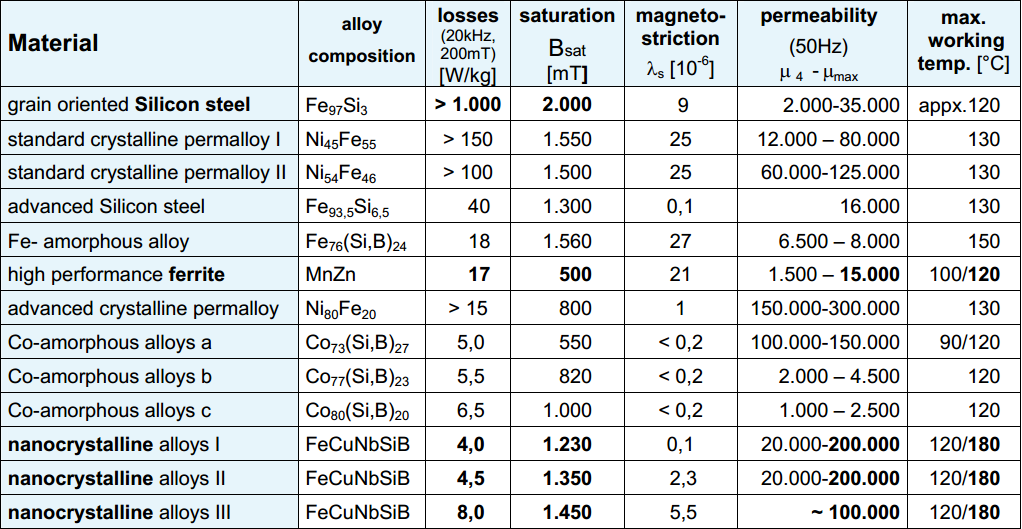
%> input picture XRAY/Mesut/core_properties.png, 1022 x 529 px
$ octave transformer_design.m   (GNU Octave 9; MATLAB toolbox functions it lacks are replaced by stand-ins)
%> lines starting %> are read from the running program, lines starting %| are printed output that depends on the picture
%% EE564 - Design of Electrical Machines
%% Project-1: Transformer Design for X-Rays
%% Name: Mesut Uður
%% ID: 1626753
%% INTRODUCTION
% In this project, we are asked to design a high frequency, high voltage
% transformer for an X-Ray generator. X-ray devices are commonly used by
% radiographers
% to acquire an x-ray image of the inside of an object (as in medicine or
% non-destructive testing) but they are also used in sterilization or
% fluorescence [1]. An x-ray generator is composed of a main circuit and
% a filament circuit [2,3]. The main circuit is responsible for supplying
% power to the x-ray tube.
%%
% For the ionisation in the x-ray tube, high voltage is
% required. The voltage boost operation is achieved via a high frequency
% transformer (along with a DC/AC converter in the front and an AC/DC
% converter at the end). A high frequency transformer is preferred to
% reduce the size. In this project, design of a high frequency (100 kHz)
% transformer for a 30 kW X-ray generator is achieved.
%%
% This report is composed of the following sections:
%
% # Project specifications are given
% # Core type and material selection is done
% # Operating conditions (flux density etc.) are selected
% # For two sets of cores, basic design is achieved for comparison
% # The core is selected and the design for the selected core is achieved
% # The following results are obtained: Turn numbers, Transformer geometry
% and fill factor, Corrected flux density, Losses and efficiency, Mass and
% insulation, Temperature rise and cooling, Parasitic effects, Resultant
% equivalent circuit,
% # The design is evaluated and the design work is concluded
% # References are provided
%

%% PROJECT SPECIFICATIONS
% The x-ray generator transformer to be designed has the following
% specifications:
%%
% Single-phase, high frequency, high voltage
%%
% Primary Winding Voltage ± 417 V (peak to peak 834 V for pulsing)
%%
% Secondary Winding Voltage ± 12.5 kV (peak to peak 25 kV for pulsing)
%%
% Rated Power 30 kW (for maximum 100 millisecond)
%%
% Switching Frequency Minimum 100 kHz
%%
% Ambient Temperature 0-40 °C
%% DESIGN INPUTS
Vin_peak = 417; % volts
Vpri_peak = Vin_peak*4/pi; % volts
Vpri_rms = Vpri_peak/sqrt(2); % volts
Vout_peak = 12500; % volts
Vsec_peak = Vout_peak*4/pi; % volts
Vsec_rms = Vsec_peak/sqrt(2); % volts
Pout = 30000;  % watts
Ipri_rms = Pout/Vpri_rms; % amps
Isec_rms = Pout/Vsec_rms; % amps

%% CORE TYE AND MATERIAL SELECTION
% Usually, there are two types of transformers: Core type and Shell type.
% In high frequency applications as the flux is divided in the outer limbs
% so that core loss is reduced. Commonly double E (or EE) type cores are
% preferred. In this project, the first design is based on this type of
% cores.
%%
% As the core material, ferrite core is a common choice for high frequency
% applications, as they offer very low coercivity and hence hysteresis loss
% (and core loss) is low. Moreover, they do not need a laminated structure
% as their eddy current loss is relatively low [4].
%%
% For frequencies between 10 kHz and 3 MHz, manganeze-zinc ferrite cores
% are suggested whereas for
% frequencies between above 3 MHz, nickel-zinc ferrites are commonly used.
% The disadvantage of using a ferrite core is basically low saturation flux
% density (usually 500 mT max), however they offer a cheaper solution with
% relatively low core losses. Another candidate for a high frequency
% transformer is nanocrystalline core. They have high saturation flux
% density (usually above 2 Tesla), low core loss (comparable to ferrite
% cores). On the other hand, they are relatively expensive [5]. Properties of
% several cores are shown in the Figure below [6]:

I = imread('core_properties.png');
%> I is the input picture: size 529x1022x3 uint8; mean R, G, B 216.3, 221.2, 223.4
figure;
imshow(I);
title('Types of cores and their properties','FontSize',18,'FontWeight','Bold');

%%
% In this project, nickel-zinc ferrite core is selected from MAGNETICS with
% EE geometry [7]. U type cores are also included in the iterative core design
% procedure.

%%
% As the core material (apart from being ferrite), Magnetics
% offer several types [7,8]: J, W, F, L, P, R and T material. In common
% mode chokes, J and W materials are suggested whereas in power
% transformers for converters and inverters, F,L, P, R, T materials are
% suggested. The basic properties are higher permeability, lower loss at
% high temperatures etc. The P material is selected due to its higher
% permeability and higher saturation flux density.

%% OPERATING CONDITIONS
% First of all, the selectec core material has the following properties:
%%
% Inital permeability (relative): 2500
% Saturation flux density: 480 mT
% Curie temperature: 210 0C

%%
% The selected operating conditions are:
%%
% Efficiency at rated conditions: % 98
%%
% Operating maximum flux density: 0.3 Tesla
%%
% Operating frequency: 100 kHz
%%
% Fill factor (max): 0.5
%%
% Operating temperatýre (max): 60 0C

%% DESIGN PROCEDURE
% This part of the report describes how the design procedure is followed
% by using several different cores among which the most suitable will be
% selected.
%% Core Data-1
% The first set of the cores is composed of E cores data of which are shown
% below [7]:
elements = 17;
core = 1:17;
core_length = [76.7,98.4,97,67.1,97,145,77,88.9,124,123,107,110,147,149,137,184,274]; %mm
core_area = [127,107,178,177,233,236,149,234,353,420,337,248,540,683,368,392,738]; %mm^2
core_volume = [9780,10500,17300,11900,22700,34200,11500,20800,44000,52000,36000,27200,79000,102000,50300,72300,202000]; %mm^3
area_product = [1.26,1.65,3.55,1.36,4.22,6.36,1.88,3.3,9.78,12.1,6.98,5.74,23.5,23.3,15,31.6,90.6]*1e4; %mm^4
core_weight = [49,52,87,60,114,164,57,103,212,255,179,135,410,495,250,357,980]; %grams
window_area = area_product./core_area; % mm^2
%%
% Operating point
flux_density = 0.3; % Tesla
flux = flux_density*core_area/1e6; % Weber
frequency = 100e3; % Hz
%% Number of Turns
% Calculation of number of turns from induced voltage
Npri = round(Vpri_rms./(4.44*frequency*flux));
Nsec = round(Vsec_rms./(4.44*frequency*flux));
%% Selection of wire
%%
% From the AWG wire table, the most suitable conductor is selected by the
% frequency limitation due to skin effect. The table is shown in the
% following figure [9].
I = imread('awg_wire.png');
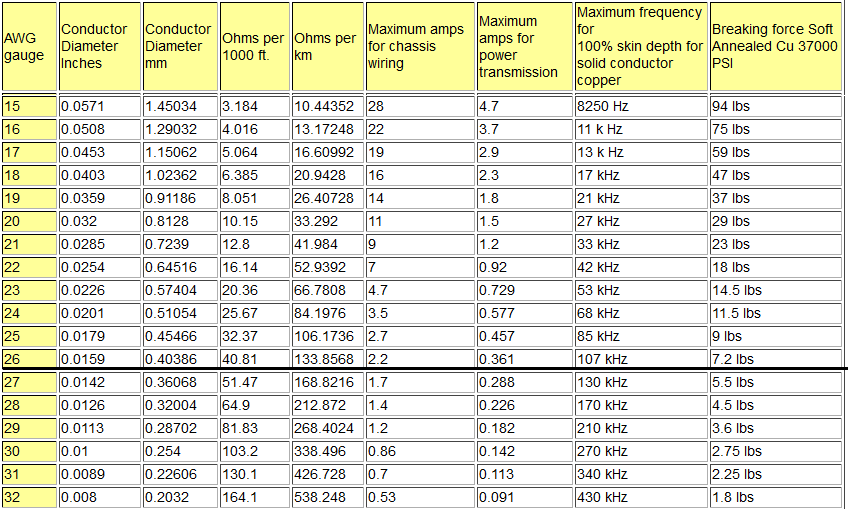
%> input picture XRAY/Mesut/awg_wire.png, 848 x 512 px
%> I is the input picture: size 512x848x3 uint8; mean R, G, B 228.3, 228.2, 208.9
figure;
imshow(I);
title('AWG Wire Table','FontSize',18,'FontWeight','Bold');
%%
% The selected conductor properties are given as folloing:
conductor_diameter = 0.40386; % mm
conductor_area = (conductor_diameter/2)^2*pi; % mm^2
ohms_per_km = 133.8568; % ohm/km
current_rating = 0.361; % Amps
%%
% By using the required current information, the required number of strands
% on each side are calculated by:
strand_primary = ceil(Ipri_rms/current_rating);
strand_secondary = ceil(Isec_rms/current_rating);
%% Fill Factor
% Fill factor is calculated without considering the insulation of wires
area_pri_winding = Npri*strand_primary*conductor_area; % mm^2
area_sec_winding = Nsec*strand_secondary*conductor_area; % mm^2
fill_factor = (area_pri_winding + area_sec_winding)./window_area;
%% Windings Resistances
% Mean length per turn is approximately calculated assuming the core is
% square shaped as:
mean_length_turn = 4*sqrt(core_area)*1.2/10; % cm
% The total length and resiatance of each winding:
length_pri = Npri.*mean_length_turn; % cm
ohms_km_pri = ohms_per_km/strand_primary;
resistance_pri = ohms_km_pri*length_pri/1000; % ohms
length_sec = Nsec.*mean_length_turn; % cm
ohms_km_sec = ohms_per_km/strand_secondary;
resistance_sec = ohms_km_sec*length_sec/1000; % ohms
%% Copper Loss
copper_loss_pri = Ipri_rms^2*resistance_pri;
copper_loss_sec = Isec_rms^2*resistance_sec;
copper_loss = copper_loss_pri+copper_loss_sec;
%% Core Loss
% Core loss is calculated by using the curve fitting equation provided by
% Magnetics catalog as (P material @80 Cdegrees)[10]:
a = 0.0434;
c = 1.63;
d = 2.62;
f = 100; % kHz
%%
% Core loss is calculated for the harmonic components up to 31st along with
% the fundamantal (100 kHz) component.
harmonic = 1:2:31;
total = numel(harmonic);
%%
% The RMS voltage at each harmonic component is calculated by using the
% harmonic spectrum of a square wave:
voltage_rms = (4/pi)*(1/sqrt(2))*Vin_peak./harmonic;
%%
% For each core in the set, each harmonic component of core loss is
% calculated and then summed. Flux density is found by using the RMS
% voltage and turn number information.
core_harmonic_loss = zeros(elements,total);
core_loss = zeros(1,elements);
for l = 1:elements
    for k = 1:total
        flux_density_harmonic = voltage_rms(k)/(4.44*Npri(l)*frequency*harmonic(k)*core_area(l)/1e6);
        PL_h = a*(f*harmonic(k))^c*(flux_density_harmonic*10)^d;
        core_harmonic_loss(l,k) = PL_h*core_volume(l)/1e6;
    end
    core_loss(1,l) = sum(core_harmonic_loss(l,:));
end
%% Total Loss
total_loss = copper_loss + core_loss;
%% Efficiency
efficiency = Pout./(total_loss+Pout);
%%
% The efficiency data is stored for further comparison
efficiency1 = efficiency;


%% Results for the 1st Set of Cores
% Primary turn number, secondary turn number and fill factor

figure;
subplot(3,1,1);
plot(core,Npri,'k- ','Linewidth',1.5);
grid on;
set(gca,'FontSize',12);
xlabel('Core','FontSize',10,'FontWeight','Bold');
ylabel('Primary Turn Number','FontSize',10,'FontWeight','Bold');
ylim([0 20]);
set(gca,'YTick',0:4:20);
subplot(3,1,2);
plot(core,Nsec,'k- ','Linewidth',1.5);
grid on;
set(gca,'FontSize',12);
xlabel('Core','FontSize',10,'FontWeight','Bold');
ylabel('Secondary Turn Number','FontSize',10,'FontWeight','Bold');
ylim([0 600]);
set(gca,'YTick',0:120:600);
subplot(3,1,3);
plot(core,fill_factor,'k- ','Linewidth',1.5);
grid on;
set(gca,'FontSize',12);
xlabel('Core','FontSize',10,'FontWeight','Bold');
ylabel('Fill Factor','FontSize',10,'FontWeight','Bold');
ylim([0 1]);
set(gca,'YTick',0:0.2:1);

%%
% Primary resiatance, secondary resistance
figure;
subplot(2,1,1);
plot(core,resistance_pri,'k- ','Linewidth',1.5);
grid on;
set(gca,'FontSize',12);
xlabel('Core','FontSize',10,'FontWeight','Bold');
ylabel('Primary Resistance (Ohms)','FontSize',10,'FontWeight','Bold');
subplot(2,1,2);
plot(core,resistance_sec,'k- ','Linewidth',1.5);
grid on;
set(gca,'FontSize',12);
xlabel('Core','FontSize',10,'FontWeight','Bold');
ylabel('Secondary Resistance (Ohms)','FontSize',10,'FontWeight','Bold');
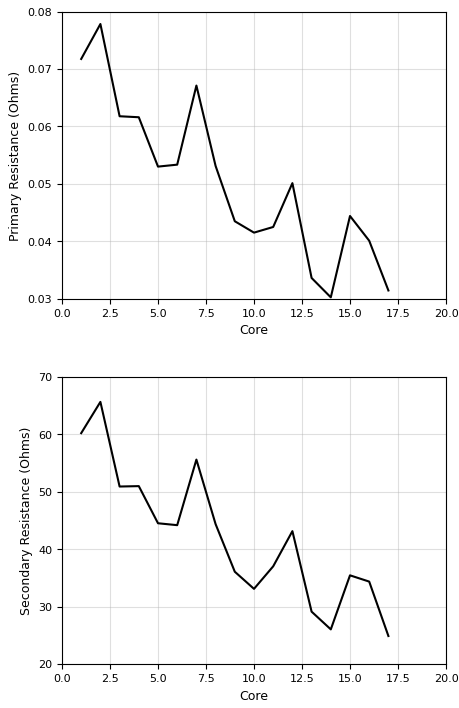
%> figure redrawn from the program's plot data, 2 panels; panel 1: curve peaks at x = 2, y = 0.0778; panel 2: curve peaks at x = 2, y = 65.63

%%
% Copper loss, core loss
figure;
subplot(2,1,1);
plot(core,copper_loss,'k- ','Linewidth',1.5);
grid on;
set(gca,'FontSize',12);
xlabel('Core','FontSize',10,'FontWeight','Bold');
ylabel('Copper Loss (W)','FontSize',10,'FontWeight','Bold');
subplot(2,1,2);
plot(core,core_loss,'k- ','Linewidth',1.5);
grid on;
set(gca,'FontSize',12);
xlabel('Core','FontSize',10,'FontWeight','Bold');
ylabel('Core Loss (W)','FontSize',10,'FontWeight','Bold');

%%
% Total loss, efficiency
figure;
subplot(2,1,1);
plot(core,total_loss,'k- ','Linewidth',1.5);
grid on;
set(gca,'FontSize',12);
xlabel('Core','FontSize',10,'FontWeight','Bold');
ylabel('Total Loss (W)','FontSize',10,'FontWeight','Bold');
subplot(2,1,2);
plot(core,100*efficiency,'k- ','Linewidth',1.5);
grid on;
set(gca,'FontSize',12);
xlabel('Core','FontSize',10,'FontWeight','Bold');
ylabel('Efficiency (%)','FontSize',10,'FontWeight','Bold');
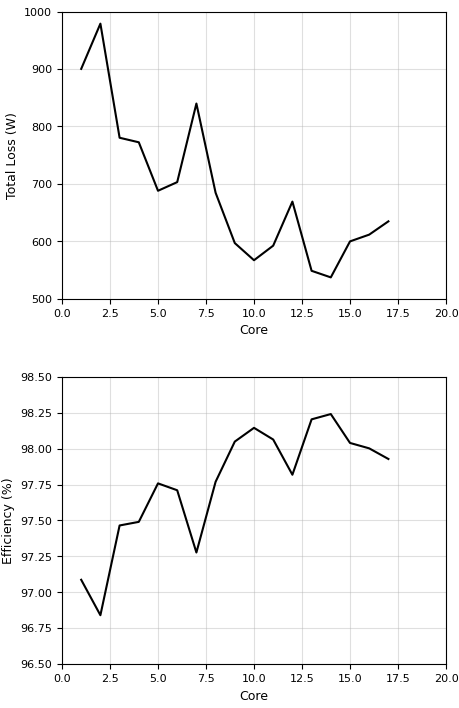
%> figure redrawn from the program's plot data, 2 panels; panel 1: curve peaks at x = 2, y = 979; panel 2: curve peaks at x = 14, y = 98.24

%%
% Losses alltogether
figure;
plot(core,core_loss,'k-o','Linewidth',1.5);
hold on;
plot(core,copper_loss,'r-o','Linewidth',1.5);
hold on;
plot(core,total_loss,'b-o','Linewidth',1.5);
hold off;
grid on;
set(gca,'FontSize',12);
xlabel('Core','FontSize',10,'FontWeight','Bold');
ylabel('Loss (W)','FontSize',10,'FontWeight','Bold');
legend('Core Loss','Copper Loss','Total Loss');
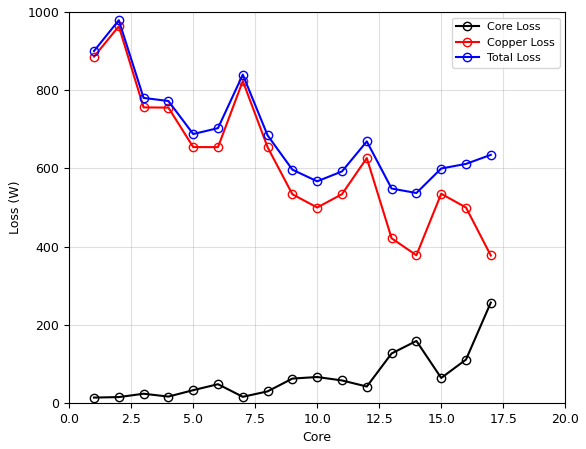
%> figure redrawn from the program's plot data; curve peaks at x = 17, y = 257.3; curve peaks at x = 2, y = 963.4; curve peaks at x = 2, y = 979

%% Observations From the Results of the 1st Core Set (EE)
%%
% First of all, a fill factor above 50% is not feasible since the
% insulation of wires have not been considered yet. This requires
% relatively low number of turns and wider core window. In other words, a
% core with a larger area and window area at the same time. Among the
% alternatives, 16th and 17th cores are suitable. In terms of efficiency,
% the selected 98% limit is obtained for cores 9th to 17th among which 13th
% and 14th has the best performance. However, efficiency is not as an
% important constraint as fill factor as the transformer is to be operated
% in short times, core number 17 is selected among the first set.

clearvars -EXCEPT efficiency1
%% Core Data-2
% The second set of the cores is composed of I cores data of which
% are shown below [7]:
elements = 14;
core = 1:elements;
core_length = [29.2,24.6,95.8,68.9,83.4,64.3,83.4,353,257,354,353,480,308,245]; %mm
core_area = [12,11.5,39.7,80,40.4,40.3,80.8,452,450,840,905,560,645,645]; %mm^2
core_volume = [350,283,4130,4170,3370,2590,6740,160000,115000,297000,319000,268800,199000,158000]; %mm^3
area_product = [0.02,0.01,0.63,0.78,0.57,0.32,1.13,91.4,45.8,173,185,286,121,60.7]*1e4; %mm^4
core_weight = [1.8,1.5,19,29,17,13,34,800,600,1490,1600,1360,988,784]; %grams
window_area = area_product./core_area;
%%
% Reassignment of known variables
%%
% Inputs
Vin_peak = 417; % volts
Vpri_peak = Vin_peak*4/pi; % volts
Vpri_rms = Vpri_peak/sqrt(2); % volts
Vout_peak = 12500; % volts
Vsec_peak = Vout_peak*4/pi; % volts
Vsec_rms = Vsec_peak/sqrt(2); % volts
Pout = 30000;  % watts
Ipri_rms = Pout/Vpri_rms; % amps
Isec_rms = Pout/Vsec_rms; % amps
%%
% Operating point
flux_density = 0.3; % Tesla
flux = flux_density*core_area/1e6; % Weber
frequency = 100e3; % Hz
%% Number of Turns
% Calculation of number of turns from induced voltage
Npri = round(Vpri_rms./(4.44*frequency*flux));
Nsec = round(Vsec_rms./(4.44*frequency*flux));
%% Conductor
conductor_diameter = 0.40386; % mm
conductor_area = (conductor_diameter/2)^2*pi; % mm^2
ohms_per_km = 133.8568; % ohm/km
current_rating = 0.361; % Amps
%%
% By using the required current information, the required number of strands
% on each side are calculated by:
strand_primary = ceil(Ipri_rms/current_rating);
strand_secondary = ceil(Isec_rms/current_rating);
%% Fill Factor
area_pri_winding = Npri*strand_primary*conductor_area; % mm^2
area_sec_winding = Nsec*strand_secondary*conductor_area; % mm^2
fill_factor = (area_pri_winding + area_sec_winding)./window_area;
%% Windings Resistances
mean_length_turn = 4*sqrt(core_area)*1.2/10; % cm
length_pri = Npri.*mean_length_turn; % cm
ohms_km_pri = ohms_per_km/strand_primary;
resistance_pri = ohms_km_pri*length_pri/1000; % ohms
length_sec = Nsec.*mean_length_turn; % cm
ohms_km_sec = ohms_per_km/strand_secondary;
resistance_sec = ohms_km_sec*length_sec/1000; % ohms
%% Copper Loss
copper_loss_pri = Ipri_rms^2*resistance_pri;
copper_loss_sec = Isec_rms^2*resistance_sec;
copper_loss = copper_loss_pri+copper_loss_sec;
%% Core Loss
a = 0.0434;
c = 1.63;
d = 2.62;
f = 100; % kHz
harmonic = 1:2:31;
total = numel(harmonic);
voltage_rms = (4/pi)*(1/sqrt(2))*Vin_peak./harmonic;
core_harmonic_loss = zeros(elements,total);
core_loss = zeros(1,elements);
for l = 1:elements
    for k = 1:total
        flux_density_harmonic = voltage_rms(k)/(4.44*Npri(l)*frequency*harmonic(k)*core_area(l)/1e6);
        PL_h = a*(f*harmonic(k))^c*(flux_density_harmonic*10)^d;
        core_harmonic_loss(l,k) = PL_h*core_volume(l)/1e6;
    end
    core_loss(l) = sum(core_harmonic_loss(l,:));
end
%% Total Loss
total_loss = copper_loss + core_loss;
%% Efficiency
efficiency = Pout./(total_loss+Pout);
%%
% The efficiency data is stored for further comparison
efficiency2 = efficiency;
efficiency2(15:17) = 0;

%% Results for the 2nd Set of Cores
% Primary turn number, secondary turn number and fill factor

figure;
subplot(3,1,1);
plot(core,Npri,'k- ','Linewidth',1.5);
grid on;
set(gca,'FontSize',12);
xlabel('Core','FontSize',10,'FontWeight','Bold');
ylabel('Primary Turn Number','FontSize',10,'FontWeight','Bold');
ylim([0 20]);
set(gca,'YTick',0:4:20);
subplot(3,1,2);
plot(core,Nsec,'k- ','Linewidth',1.5);
grid on;
set(gca,'FontSize',12);
xlabel('Core','FontSize',10,'FontWeight','Bold');
ylabel('Secondary Turn Number','FontSize',10,'FontWeight','Bold');
ylim([0 600]);
set(gca,'YTick',0:120:600);
subplot(3,1,3);
plot(core,fill_factor,'k- ','Linewidth',1.5);
grid on;
set(gca,'FontSize',12);
xlabel('Core','FontSize',10,'FontWeight','Bold');
ylabel('Fill Factor','FontSize',10,'FontWeight','Bold');
ylim([0 1]);
set(gca,'YTick',0:0.2:1);
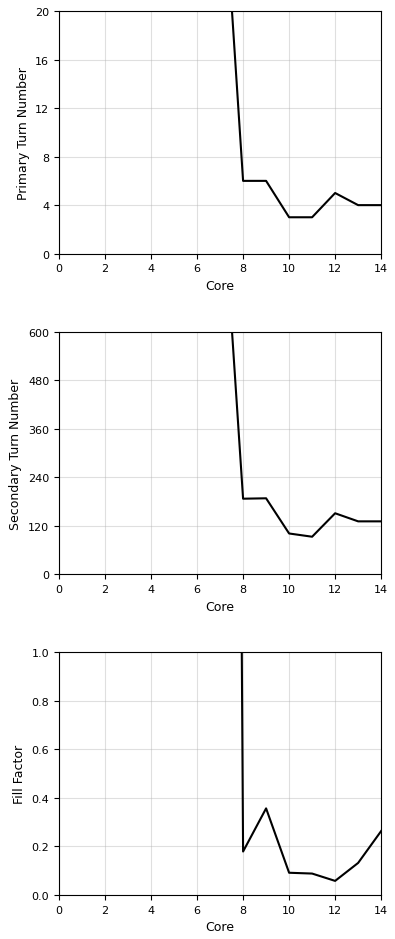
%> figure redrawn from the program's plot data, 3 panels; panel 1: curve peaks at x = 2, y = 245, above the top of the axes

%%
% Primary resiatance, secondary resistance
figure;
subplot(2,1,1);
plot(core,resistance_pri,'k- ','Linewidth',1.5);
grid on;
set(gca,'FontSize',12);
xlabel('Core','FontSize',10,'FontWeight','Bold');
ylabel('Primary Resistance (Ohms)','FontSize',10,'FontWeight','Bold');
subplot(2,1,2);
plot(core,resistance_sec,'k- ','Linewidth',1.5);
grid on;
set(gca,'FontSize',12);
xlabel('Core','FontSize',10,'FontWeight','Bold');
ylabel('Secondary Resistance (Ohms)','FontSize',10,'FontWeight','Bold');
ylim([0 120]);
set(gca,'YTick',0:20:120);

%%
% Copper loss, core loss
figure;
subplot(2,1,1);
plot(core,copper_loss,'k- ','Linewidth',1.5);
grid on;
set(gca,'FontSize',12);
xlabel('Core','FontSize',10,'FontWeight','Bold');
ylabel('Copper Loss (W)','FontSize',10,'FontWeight','Bold');
ylim([0 1000]);
set(gca,'YTick',0:200:1000);
subplot(2,1,2);
plot(core,core_loss,'k- ','Linewidth',1.5);
grid on;
set(gca,'FontSize',12);
xlabel('Core','FontSize',10,'FontWeight','Bold');
ylabel('Core Loss (W)','FontSize',10,'FontWeight','Bold');

%%
% Total loss, efficiency
figure;
subplot(2,1,1);
plot(core,total_loss,'k- ','Linewidth',1.5);
grid on;
set(gca,'FontSize',12);
xlabel('Core','FontSize',10,'FontWeight','Bold');
ylabel('Total Loss (W)','FontSize',10,'FontWeight','Bold');
ylim([0 2000]);
set(gca,'YTick',0:400:2000);
subplot(2,1,2);
plot(core,100*efficiency,'k- ','Linewidth',1.5);
grid on;
set(gca,'FontSize',12);
xlabel('Core','FontSize',10,'FontWeight','Bold');
ylabel('Efficiency (%)','FontSize',10,'FontWeight','Bold');
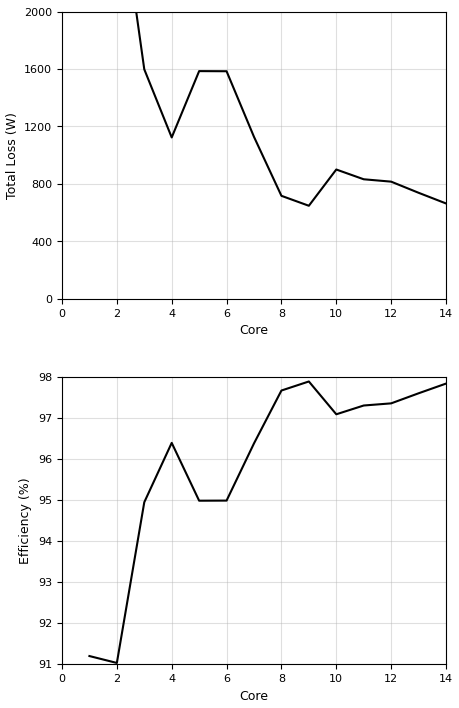
%> figure redrawn from the program's plot data, 2 panels; panel 1: curve peaks at x = 2, y = 2957.8, above the top of the axes; panel 2: curve peaks at x = 9, y = 97.89

%%
% Losses alltogether
figure;
plot(core,core_loss,'k-o','Linewidth',1.5);
hold on;
plot(core,copper_loss,'r-o','Linewidth',1.5);
hold on;
plot(core,total_loss,'b-o','Linewidth',1.5);
hold off;
grid on;
set(gca,'FontSize',12);
xlabel('Core','FontSize',10,'FontWeight','Bold');
ylabel('Loss (W)','FontSize',10,'FontWeight','Bold');
legend('Core Loss','Copper Loss','Total Loss');
ylim([0 2000]);
set(gca,'YTick',0:400:2000);
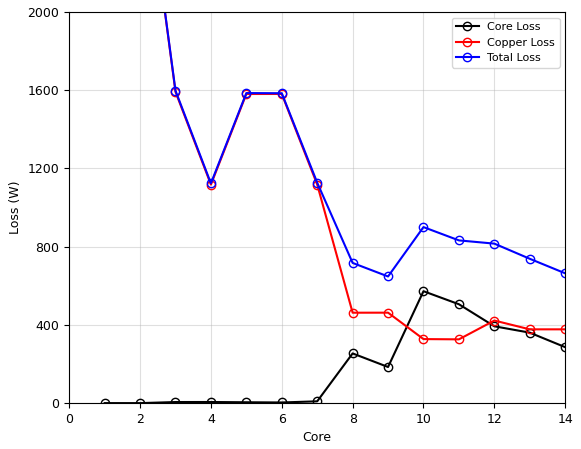
%> figure redrawn from the program's plot data; curve peaks at x = 10, y = 572.6; curve peaks at x = 2, y = 2957.4, above the top of the axes

%% Observations From the Results of the 1st Core Set (EE)
%%
% In terms of fill factor, cores from 8th to 14th are suitable. This was
% expected since this core set is composed of U shaped cores. This gives a
% variety of candidates. In terms of efficiency, cores from 8th to 14th has
% copper and core losses close to each other which yields the highest
% efficiency as expected. Among the alternatives, core 9 and core 14 are
% the most suitable in terms of efficiency.

%% Efficiency Comparison Between the Two Sets of Cores
figure;
core = 1:17;
%> (the run ends here)
